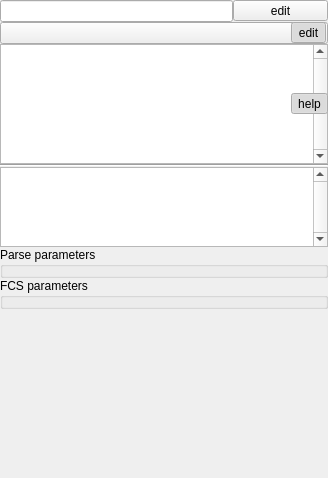
<?xml version="1.0" encoding="UTF-8"?>
<ui version="4.0">
 <class>Form</class>
 <widget class="QWidget" name="Form">
  <property name="geometry">
   <rect>
    <x>0</x>
    <y>0</y>
    <width>328</width>
    <height>478</height>
   </rect>
  </property>
  <property name="windowTitle">
   <string>Form</string>
  </property>
  <layout class="QGridLayout" name="gridLayout">
   <property name="leftMargin">
    <number>0</number>
   </property>
   <property name="topMargin">
    <number>0</number>
   </property>
   <property name="rightMargin">
    <number>0</number>
   </property>
   <property name="bottomMargin">
    <number>0</number>
   </property>
   <property name="spacing">
    <number>0</number>
   </property>
   <item row="0" column="4" colspan="2">
    <widget class="QToolButton" name="toolButton_2">
     <property name="sizePolicy">
      <sizepolicy hsizetype="Minimum" vsizetype="Fixed">
       <horstretch>0</horstretch>
       <verstretch>0</verstretch>
      </sizepolicy>
     </property>
     <property name="text">
      <string>edit</string>
     </property>
    </widget>
   </item>
   <item row="9" column="0">
    <spacer name="verticalSpacer">
     <property name="orientation">
      <enum>Qt::Vertical</enum>
     </property>
     <property name="sizeHint" stdset="0">
      <size>
       <width>20</width>
       <height>40</height>
      </size>
     </property>
    </spacer>
   </item>
   <item row="4" column="0" colspan="6">
    <widget class="Line" name="line">
     <property name="orientation">
      <enum>Qt::Horizontal</enum>
     </property>
    </widget>
   </item>
   <item row="6" column="0" colspan="6">
    <widget class="QPlainTextEdit" name="plainTextEdit">
     <property name="sizePolicy">
      <sizepolicy hsizetype="Minimum" vsizetype="Minimum">
       <horstretch>0</horstretch>
       <verstretch>0</verstretch>
      </sizepolicy>
     </property>
     <property name="maximumSize">
      <size>
       <width>16777215</width>
       <height>80</height>
      </size>
     </property>
     <property name="frameShape">
      <enum>QFrame::StyledPanel</enum>
     </property>
     <property name="frameShadow">
      <enum>QFrame::Sunken</enum>
     </property>
     <property name="verticalScrollBarPolicy">
      <enum>Qt::ScrollBarAlwaysOn</enum>
     </property>
     <property name="documentTitle">
      <string/>
     </property>
    </widget>
   </item>
   <item row="3" column="0" colspan="6">
    <widget class="QTextBrowser" name="textEdit">
     <property name="sizePolicy">
      <sizepolicy hsizetype="Expanding" vsizetype="Minimum">
       <horstretch>0</horstretch>
       <verstretch>0</verstretch>
      </sizepolicy>
     </property>
     <property name="maximumSize">
      <size>
       <width>16777215</width>
       <height>120</height>
      </size>
     </property>
     <property name="verticalScrollBarPolicy">
      <enum>Qt::ScrollBarAlwaysOn</enum>
     </property>
     <property name="readOnly">
      <bool>true</bool>
     </property>
    </widget>
   </item>
   <item row="7" column="0" colspan="6">
    <widget class="QGroupBox" name="groupBox_parse">
     <property name="title">
      <string>Parse parameters</string>
     </property>
     <layout class="QGridLayout" name="gridLayout_1">
      <property name="leftMargin">
       <number>0</number>
      </property>
      <property name="topMargin">
       <number>0</number>
      </property>
      <property name="rightMargin">
       <number>0</number>
      </property>
      <property name="bottomMargin">
       <number>0</number>
      </property>
      <property name="spacing">
       <number>0</number>
      </property>
     </layout>
    </widget>
   </item>
   <item row="8" column="0" colspan="6">
    <widget class="QGroupBox" name="groupBox_fcs">
     <property name="title">
      <string>FCS parameters</string>
     </property>
     <layout class="QGridLayout" name="gridLayout_fcs">
      <property name="leftMargin">
       <number>0</number>
      </property>
      <property name="topMargin">
       <number>0</number>
      </property>
      <property name="rightMargin">
       <number>0</number>
      </property>
      <property name="bottomMargin">
       <number>0</number>
      </property>
      <property name="spacing">
       <number>0</number>
      </property>
     </layout>
    </widget>
   </item>
   <item row="3" column="5">
    <widget class="QToolButton" name="toolButton_4">
     <property name="toolTip">
      <string>Display equation help/description.</string>
     </property>
     <property name="text">
      <string>help</string>
     </property>
     <property name="checkable">
      <bool>true</bool>
     </property>
     <property name="checked">
      <bool>true</bool>
     </property>
    </widget>
   </item>
   <item row="0" column="0" colspan="4">
    <widget class="QLineEdit" name="lineEdit">
     <property name="readOnly">
      <bool>true</bool>
     </property>
    </widget>
   </item>
   <item row="2" column="0" colspan="6">
    <widget class="QComboBox" name="comboBox">
     <property name="sizePolicy">
      <sizepolicy hsizetype="Expanding" vsizetype="Fixed">
       <horstretch>0</horstretch>
       <verstretch>0</verstretch>
      </sizepolicy>
     </property>
     <property name="editable">
      <bool>false</bool>
     </property>
     <property name="sizeAdjustPolicy">
      <enum>QComboBox::AdjustToMinimumContentsLength</enum>
     </property>
    </widget>
   </item>
   <item row="2" column="5">
    <widget class="QToolButton" name="toolButton_3">
     <property name="sizePolicy">
      <sizepolicy hsizetype="Fixed" vsizetype="Fixed">
       <horstretch>0</horstretch>
       <verstretch>0</verstretch>
      </sizepolicy>
     </property>
     <property name="toolTip">
      <string>Display equation</string>
     </property>
     <property name="text">
      <string>edit</string>
     </property>
     <property name="checkable">
      <bool>true</bool>
     </property>
     <property name="checked">
      <bool>true</bool>
     </property>
    </widget>
   </item>
  </layout>
  <action name="actionFormulaChanged">
   <property name="text">
    <string>FormulaChanged</string>
   </property>
   <property name="shortcutContext">
    <enum>Qt::ApplicationShortcut</enum>
   </property>
   <property name="shortcutVisibleInContextMenu">
    <bool>false</bool>
   </property>
  </action>
  <action name="actionModelChanged">
   <property name="text">
    <string>ModelChanged</string>
   </property>
  </action>
  <action name="actionLoadModelFile">
   <property name="text">
    <string>LoadModelFile</string>
   </property>
  </action>
  <action name="actionEdit_model_file">
   <property name="text">
    <string>Edit model file</string>
   </property>
  </action>
 </widget>
 <resources/>
 <connections>
  <connection>
   <sender>comboBox</sender>
   <signal>currentIndexChanged(QString)</signal>
   <receiver>actionModelChanged</receiver>
   <slot>trigger()</slot>
   <hints>
    <hint type="sourcelabel">
     <x>163</x>
     <y>53</y>
    </hint>
    <hint type="destinationlabel">
     <x>-1</x>
     <y>-1</y>
    </hint>
   </hints>
  </connection>
  <connection>
   <sender>toolButton_2</sender>
   <signal>clicked()</signal>
   <receiver>actionEdit_model_file</receiver>
   <slot>trigger()</slot>
   <hints>
    <hint type="sourcelabel">
     <x>270</x>
     <y>10</y>
    </hint>
    <hint type="destinationlabel">
     <x>-1</x>
     <y>-1</y>
    </hint>
   </hints>
  </connection>
  <connection>
   <sender>toolButton_3</sender>
   <signal>toggled(bool)</signal>
   <receiver>plainTextEdit</receiver>
   <slot>setVisible(bool)</slot>
   <hints>
    <hint type="sourcelabel">
     <x>308</x>
     <y>37</y>
    </hint>
    <hint type="destinationlabel">
     <x>165</x>
     <y>282</y>
    </hint>
   </hints>
  </connection>
  <connection>
   <sender>toolButton_4</sender>
   <signal>toggled(bool)</signal>
   <receiver>textEdit</receiver>
   <slot>setVisible(bool)</slot>
   <hints>
    <hint type="sourcelabel">
     <x>251</x>
     <y>37</y>
    </hint>
    <hint type="destinationlabel">
     <x>165</x>
     <y>146</y>
    </hint>
   </hints>
  </connection>
 </connections>
</ui>
